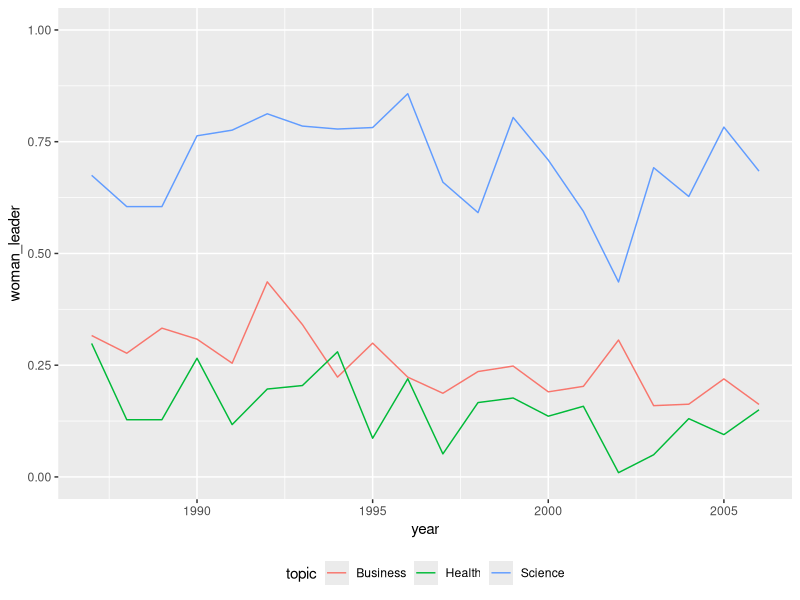
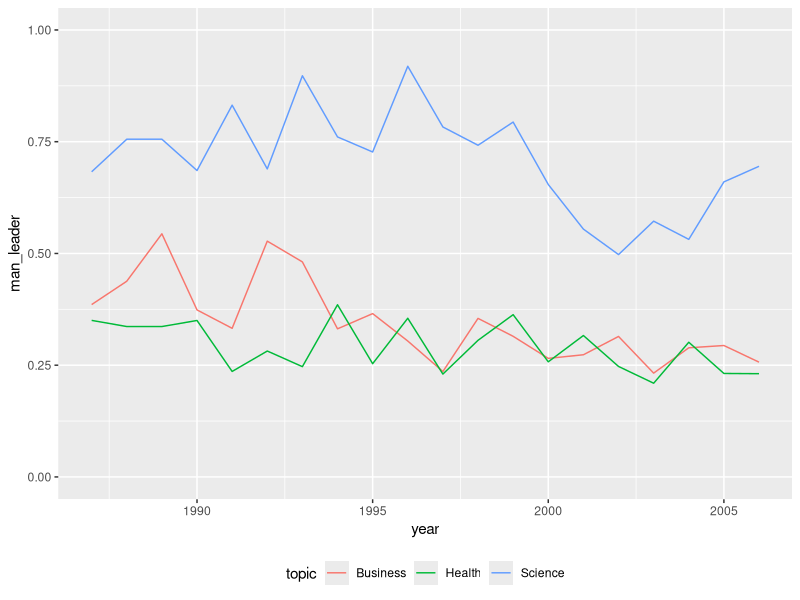
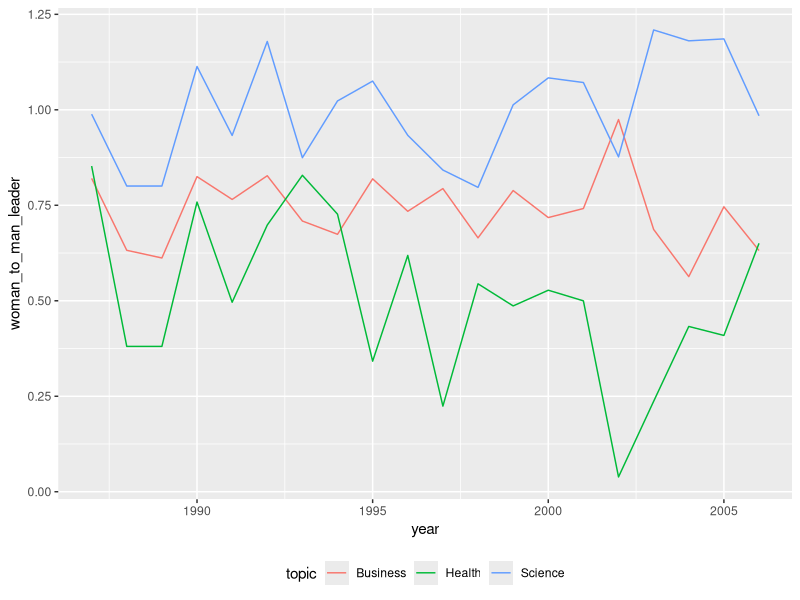
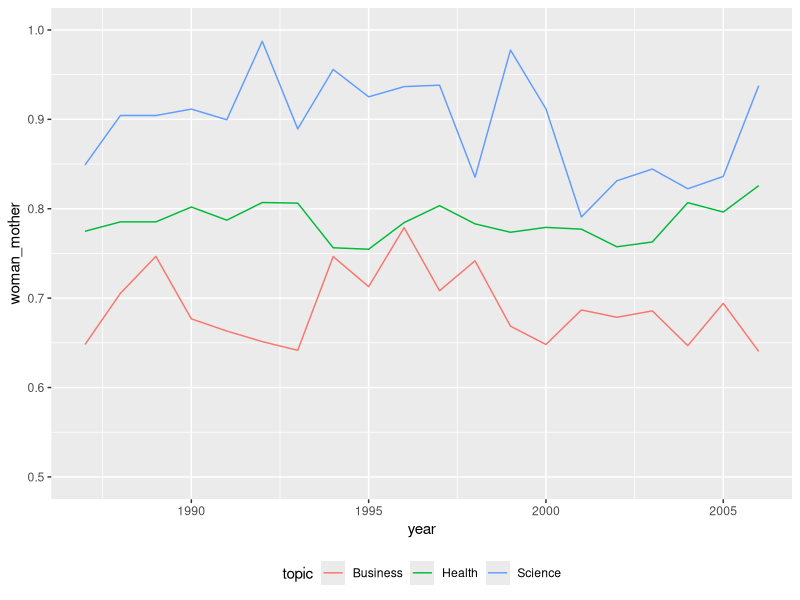
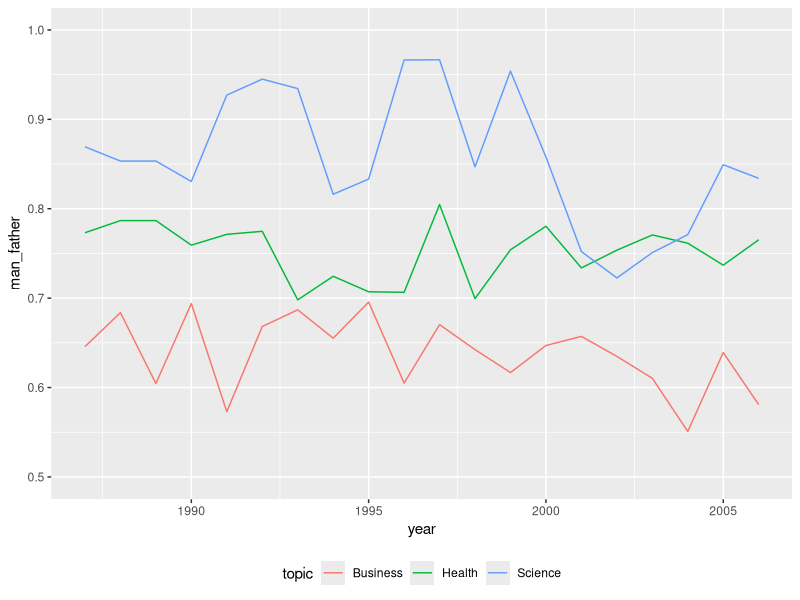
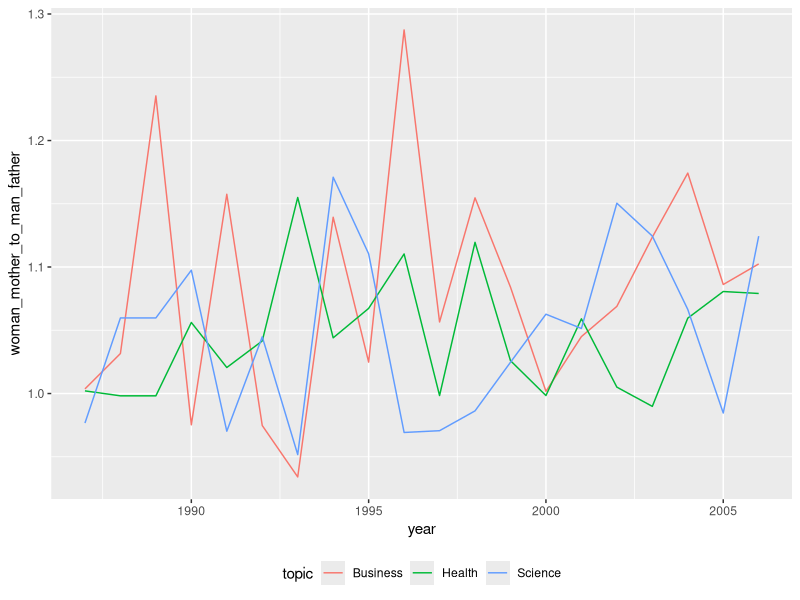
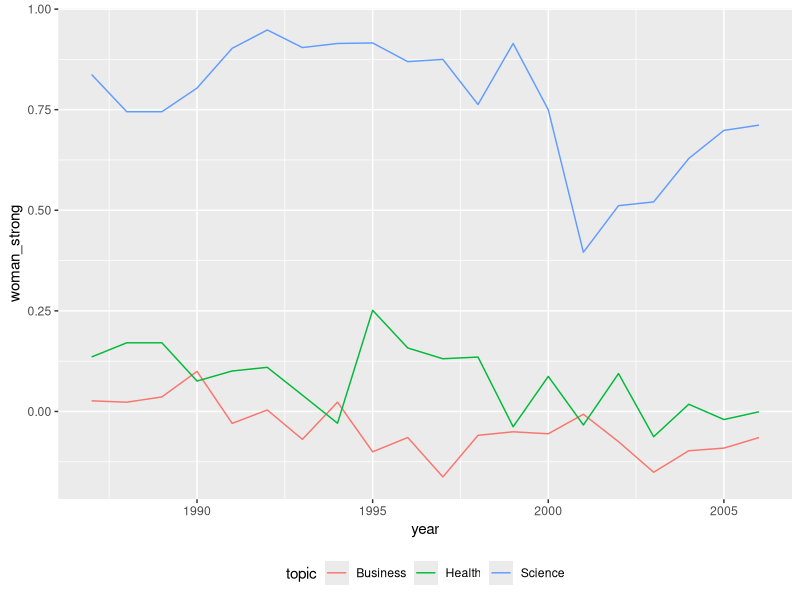
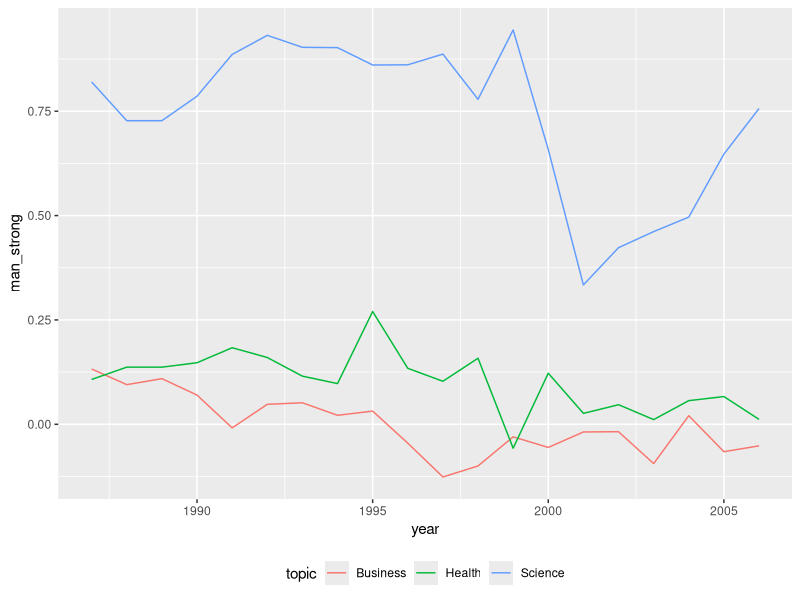

Source code (R) for these figures, in order:
library(tidyr)
library(dplyr)
library(ggplot2)

################
# Similarities #
################
w2v_sim_df <- read.csv("similarities.tsv", sep="\t")
w2v_sim_df <- filter(w2v_sim_df, topic != "Technology")
w2v_sim_df <- w2v_sim_df %>% mutate(woman_to_man_leader = woman_leader/man_leader,
                                    woman_mother_to_man_father = woman_mother/man_father,
                                    woman_to_man_strong = woman_strong/man_strong,
                                    woman_to_man_weak = woman_weak/man_weak)

# Graphs
## Leader: Woman
ggplot(w2v_sim_df, aes(x = year, y = woman_leader, group = topic, color = topic)) +
  geom_line() +
  theme(legend.position = "bottom", legend.title = NULL) +
  ylim(0,1)

## Leader: Man
ggplot(w2v_sim_df, aes(x = year, y = man_leader, group = topic, color = topic)) +
  geom_line() +
  theme(legend.position = "bottom", legend.title = NULL)+
  ylim(0,1)

## Leader: Woman to Man
ggplot(w2v_sim_df, aes(x = year, y = woman_to_man_leader, group = topic, color = topic)) +
  geom_line() +
  theme(legend.position = "bottom", legend.title = NULL)

## Mother: Woman
ggplot(w2v_sim_df, aes(x = year, y = woman_mother, group = topic, color = topic)) +
  geom_line() +
  theme(legend.position = "bottom", legend.title = NULL) +
  ylim(0.5,1)

## Father: Man
ggplot(w2v_sim_df, aes(x = year, y = man_father, group = topic, color = topic)) +
  geom_line() +
  theme(legend.position = "bottom", legend.title = NULL) +
  ylim(0.5,1)

## Mother-Father: Woman-Man
ggplot(w2v_sim_df, aes(x = year, y = woman_mother_to_man_father, group = topic, color = topic)) +
  geom_line() +
  theme(legend.position = "bottom", legend.title = NULL)

## Strong: Woman
ggplot(w2v_sim_df, aes(x = year, y = woman_strong, group = topic, color = topic)) +
  geom_line() +
  theme(legend.position = "bottom", legend.title = NULL)

## Strong: Man
ggplot(w2v_sim_df, aes(x = year, y = man_strong, group = topic, color = topic)) +
  geom_line() +
  theme(legend.position = "bottom", legend.title = NULL)

## Strong: Woman to Man
ggplot(w2v_sim_df, aes(x = year, y = woman_to_man_strong, group = topic, color = topic)) +
  geom_line() +
  theme(legend.position = "bottom", legend.title = NULL)

## Weak: Woman
ggplot(w2v_sim_df, aes(x = year, y = woman_weak, group = topic, color = topic)) +
  geom_line() +
  theme(legend.position = "bottom", legend.title = NULL) +
  ylim(-0.5,1)

## Weak: Man
ggplot(w2v_sim_df, aes(x = year, y = man_weak, group = topic, color = topic)) +
  geom_line() +
  theme(legend.position = "bottom", legend.title = NULL) +
  ylim(-0.5,1)

## Weak: Woman to Man
ggplot(w2v_sim_df, aes(x = year, y = woman_to_man_weak, group = topic, color = topic)) +
  geom_line() +
  theme(legend.position = "bottom", legend.title = NULL)